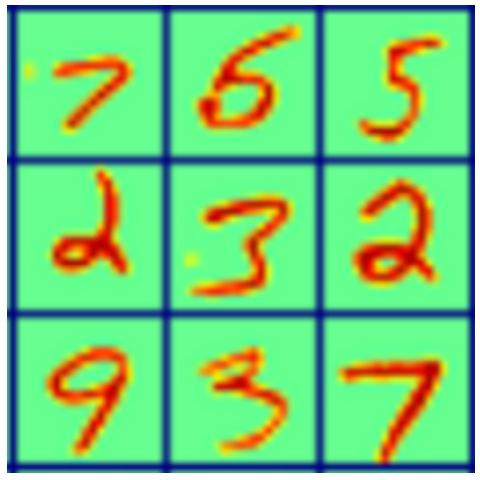
#> input picture 06Path_of_ML/ch6Learn_Space_Characteristics/mnist_color.png, 480 x 480 px
$ python i0filter_color.py
#> lines starting #> are read from the running program, lines starting #| are printed output that depends on the picture
import matplotlib.pyplot as plt
from PIL import Image

img_color = Image.open("mnist_color.png") # 原始色彩图
#> img_color is the input picture: PIL image 480x480 RGBA; mean R, G, B, A 117.6, 204.5, 124.9, 255
img_gray = img_color.convert('1') # 转换成黑白图
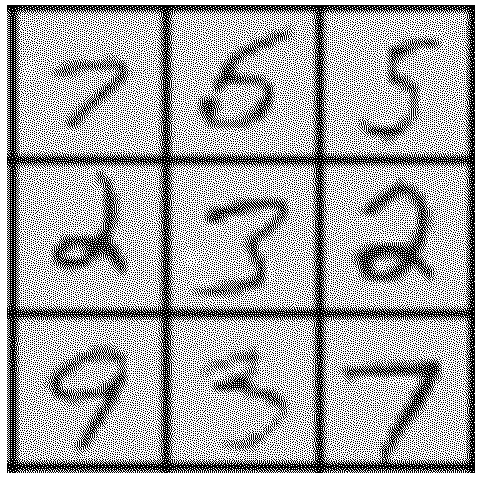
#> img_gray: PIL image 480x480 1; 66.2% white; black in thin lines or dots

fig, (ax1, ax2) = plt.subplots(1, 2) # 1行，每行2张plot，对比

ax1.axis("off") # 关闭坐标轴
ax2.axis("off")

ax1.set_title('colored')
ax1.imshow(img_color)

ax2.set_title('gray')
ax2.imshow(img_gray)

plt.show()
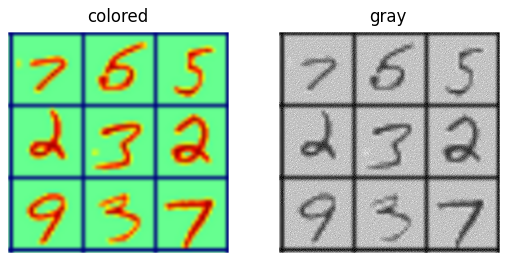
#> figure drawn by matplotlib, 2 panels
